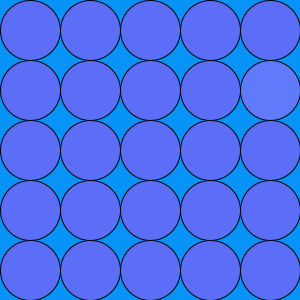
Frame 1 (no input)
Frame 60 (the mouse pressed at the canvas centre just before this capture): identical to frame 1, image omitted
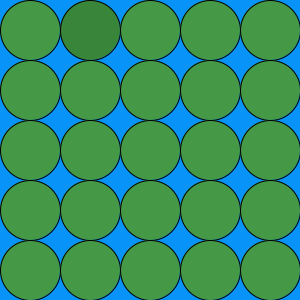
Frame 120 (the mouse held since frame 60 and released just before this capture)

The Processing sketch that drew these frames (run headless with seeded random() and noise(); from frame 60 on, the mouse is pressed at the canvas centre):

// Processing sketch: week03_mousePressed_chooseColor_fill
// ── week03_mousePressed_chooseColor_fill.pde
void setup()
{
  size(300,300); 
  colorMode(HSB,360,100,100);
  chooseColor();
}
void mousePressed()
{
  chooseColor();
}
int I,J;
float h,s,b,dh,ds,db;//ds db dh 跟h s b 很像的顏色
void chooseColor()
{
  h = random(360);
  s = random(50,100);
  b = random(50,100);
  I = int(random(5));
  J = int(random(5));
  dh = random(-10, +10);
  ds = random(-10, +10);
  db = random(-10, +10);
}
void draw()
{
  background(205,97,97);
  for( int i=0;i<5;i++ )
  {
    for(int j=0;j<5;j++ )
    {
      if (i==I && j==J ) fill(h+dh,s+ds,b+db);
      else fill(h,s,b);
      ellipse(30+j*60,30+i*60,60,60);//左手i 右手j 30是因為球要移到正中間
      
    }
  }
}
